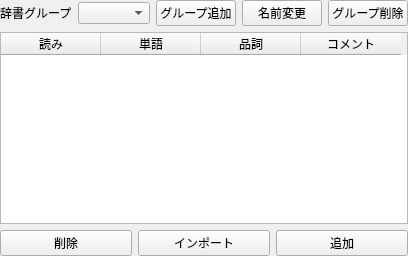
     <widget class="QWidget" name="dictionaryTab">
      <attribute name="title">
       <string>読み替え辞書</string>
      </attribute>
      <layout class="QVBoxLayout" name="dictionaryTabLayout" stretch="0,0,0">
       <property name="leftMargin">
        <number>0</number>
       </property>
       <property name="topMargin">
        <number>0</number>
       </property>
       <property name="rightMargin">
        <number>0</number>
       </property>
       <property name="bottomMargin">
        <number>0</number>
       </property>
       <item>
        <layout class="QHBoxLayout" name="groupHeaderLayout">
         <item>
          <widget class="QLabel" name="groupLabel">
           <property name="text">
            <string>辞書グループ</string>
           </property>
          </widget>
         </item>
         <item>
          <widget class="QComboBox" name="dictionaryGroupComboBox">
           <property name="sizePolicy">
            <sizepolicy hsizetype="Expanding" vsizetype="Fixed">
             <horstretch>0</horstretch>
             <verstretch>0</verstretch>
            </sizepolicy>
           </property>
          </widget>
         </item>
         <item>
          <widget class="QPushButton" name="addGroupButton">
           <property name="text">
            <string>グループ追加</string>
           </property>
          </widget>
         </item>
         <item>
          <widget class="QPushButton" name="renameGroupButton">
           <property name="text">
            <string>名前変更</string>
           </property>
          </widget>
         </item>
         <item>
          <widget class="QPushButton" name="deleteGroupButton">
           <property name="text">
            <string>グループ削除</string>
           </property>
          </widget>
         </item>
        </layout>
       </item>
       <item>
        <widget class="QTableWidget" name="wordTableWidget">
         <property name="columnCount">
          <number>4</number>
         </property>
         <column>
          <property name="text">
           <string>読み</string>
          </property>
         </column>
         <column>
          <property name="text">
           <string>単語</string>
          </property>
         </column>
         <column>
          <property name="text">
           <string>品詞</string>
          </property>
         </column>
         <column>
          <property name="text">
           <string>コメント</string>
          </property>
         </column>
        </widget>
       </item>
       <item>
        <layout class="QHBoxLayout" name="actionLayout">
         <item>
          <widget class="QPushButton" name="deleteWordButton">
           <property name="text">
            <string>削除</string>
           </property>
          </widget>
         </item>
         <item>
          <widget class="QPushButton" name="importWordButton">
           <property name="text">
            <string>インポート</string>
           </property>
          </widget>
         </item>
         <item>
          <widget class="QPushButton" name="addWordButton">
           <property name="text">
            <string>追加</string>
           </property>
          </widget>
         </item>
        </layout>
       </item>
      </layout>
     </widget>
